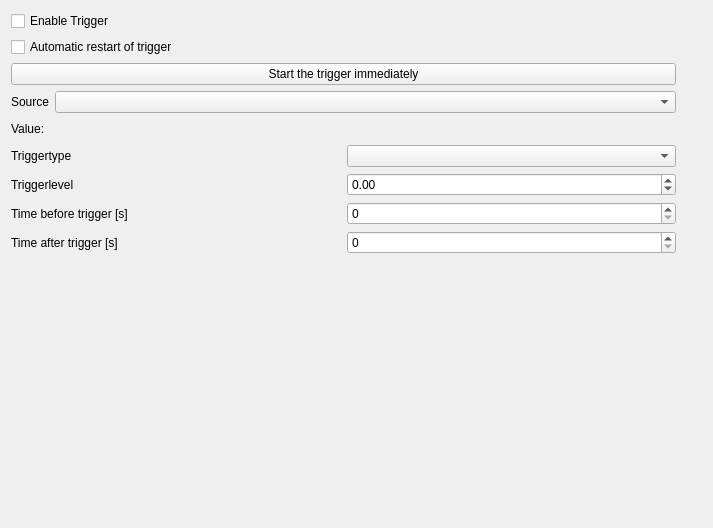
<?xml version="1.0" encoding="UTF-8"?>
<ui version="4.0">
 <class>TriggerWidget</class>
 <widget class="QWidget" name="TriggerWidget">
  <property name="geometry">
   <rect>
    <x>0</x>
    <y>0</y>
    <width>713</width>
    <height>528</height>
   </rect>
  </property>
  <property name="windowTitle">
   <string>Form</string>
  </property>
  <layout class="QHBoxLayout" name="horizontalLayout_7">
   <item>
    <layout class="QVBoxLayout" name="verticalLayout_2">
     <item>
      <layout class="QVBoxLayout" name="verticalLayout">
       <item>
        <widget class="QCheckBox" name="checkbox_enable_trigger">
         <property name="text">
          <string>Enable Trigger</string>
         </property>
        </widget>
       </item>
       <item>
        <widget class="QCheckBox" name="checkbox_restart_trigger">
         <property name="text">
          <string>Automatic restart of trigger</string>
         </property>
        </widget>
       </item>
       <item>
        <widget class="QPushButton" name="pb_start_trigger">
         <property name="text">
          <string>Start the trigger immediately</string>
         </property>
        </widget>
       </item>
       <item>
        <layout class="QHBoxLayout" name="horizontalLayout">
         <item>
          <widget class="QLabel" name="label">
           <property name="enabled">
            <bool>true</bool>
           </property>
           <property name="text">
            <string>Source</string>
           </property>
          </widget>
         </item>
         <item>
          <widget class="QComboBox" name="cb_signals">
           <property name="sizePolicy">
            <sizepolicy hsizetype="Expanding" vsizetype="Fixed">
             <horstretch>0</horstretch>
             <verstretch>0</verstretch>
            </sizepolicy>
           </property>
          </widget>
         </item>
        </layout>
       </item>
       <item>
        <layout class="QHBoxLayout" name="horizontalLayout_6">
         <item>
          <widget class="QLabel" name="label_6">
           <property name="sizePolicy">
            <sizepolicy hsizetype="Minimum" vsizetype="Preferred">
             <horstretch>0</horstretch>
             <verstretch>0</verstretch>
            </sizepolicy>
           </property>
           <property name="text">
            <string>Value:</string>
           </property>
          </widget>
         </item>
         <item>
          <widget class="QLabel" name="lbl_value">
           <property name="minimumSize">
            <size>
             <width>30</width>
             <height>0</height>
            </size>
           </property>
           <property name="text">
            <string/>
           </property>
          </widget>
         </item>
         <item>
          <spacer name="horizontalSpacer">
           <property name="orientation">
            <enum>Qt::Horizontal</enum>
           </property>
           <property name="sizeHint" stdset="0">
            <size>
             <width>40</width>
             <height>20</height>
            </size>
           </property>
          </spacer>
         </item>
        </layout>
       </item>
       <item>
        <layout class="QHBoxLayout" name="horizontalLayout_2">
         <item>
          <widget class="QLabel" name="label_2">
           <property name="sizePolicy">
            <sizepolicy hsizetype="Preferred" vsizetype="Preferred">
             <horstretch>0</horstretch>
             <verstretch>0</verstretch>
            </sizepolicy>
           </property>
           <property name="text">
            <string>Triggertype</string>
           </property>
          </widget>
         </item>
         <item>
          <widget class="QComboBox" name="cb_triggertype"/>
         </item>
        </layout>
       </item>
       <item>
        <layout class="QHBoxLayout" name="horizontalLayout_3">
         <item>
          <widget class="QLabel" name="label_3">
           <property name="text">
            <string>Triggerlevel</string>
           </property>
          </widget>
         </item>
         <item>
          <widget class="QDoubleSpinBox" name="spinbox_trigger_level">
           <property name="minimum">
            <double>-100000000.000000000000000</double>
           </property>
           <property name="maximum">
            <double>100000000.000000000000000</double>
           </property>
          </widget>
         </item>
        </layout>
       </item>
       <item>
        <layout class="QHBoxLayout" name="horizontalLayout_4">
         <item>
          <widget class="QLabel" name="label_4">
           <property name="text">
            <string>Time before trigger [s]</string>
           </property>
          </widget>
         </item>
         <item>
          <widget class="QDoubleSpinBox" name="spinbox_t_before_trigger">
           <property name="decimals">
            <number>0</number>
           </property>
           <property name="minimum">
            <double>0.000000000000000</double>
           </property>
           <property name="maximum">
            <double>10000.000000000000000</double>
           </property>
          </widget>
         </item>
        </layout>
       </item>
       <item>
        <layout class="QHBoxLayout" name="horizontalLayout_5">
         <item>
          <widget class="QLabel" name="label_5">
           <property name="text">
            <string>Time after trigger [s]</string>
           </property>
          </widget>
         </item>
         <item>
          <widget class="QDoubleSpinBox" name="spinbox_t_after_trigger">
           <property name="decimals">
            <number>0</number>
           </property>
           <property name="maximum">
            <double>10000.000000000000000</double>
           </property>
          </widget>
         </item>
        </layout>
       </item>
      </layout>
     </item>
     <item>
      <spacer name="verticalSpacer">
       <property name="orientation">
        <enum>Qt::Vertical</enum>
       </property>
       <property name="sizeHint" stdset="0">
        <size>
         <width>20</width>
         <height>40</height>
        </size>
       </property>
      </spacer>
     </item>
    </layout>
   </item>
   <item>
    <widget class="QLabel" name="lbl_status">
     <property name="minimumSize">
      <size>
       <width>20</width>
       <height>20</height>
      </size>
     </property>
     <property name="text">
      <string/>
     </property>
    </widget>
   </item>
  </layout>
 </widget>
 <resources/>
 <connections/>
</ui>
